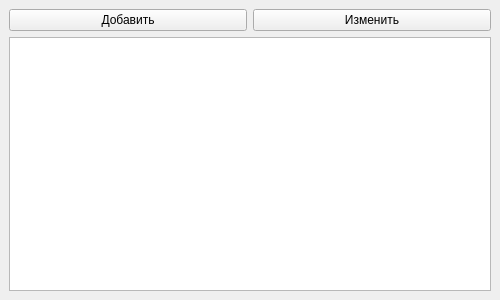
<?xml version="1.0" encoding="UTF-8"?>
<ui version="4.0">
 <class>MainWindow</class>
 <widget class="QMainWindow" name="MainWindow">
  <property name="geometry">
   <rect>
    <x>0</x>
    <y>0</y>
    <width>500</width>
    <height>300</height>
   </rect>
  </property>
  <property name="windowTitle">
   <string>MainWindow</string>
  </property>
  <widget class="QWidget" name="centralwidget">
   <layout class="QGridLayout" name="gridLayout">
    <item row="0" column="0">
     <widget class="QPushButton" name="pushButton">
      <property name="text">
       <string>Добавить</string>
      </property>
     </widget>
    </item>
    <item row="0" column="1">
     <widget class="QPushButton" name="pushButton_2">
      <property name="text">
       <string>Изменить</string>
      </property>
     </widget>
    </item>
    <item row="1" column="0" colspan="2">
     <widget class="QTableWidget" name="tableWidget"/>
    </item>
   </layout>
  </widget>
 </widget>
 <resources/>
 <connections/>
</ui>
